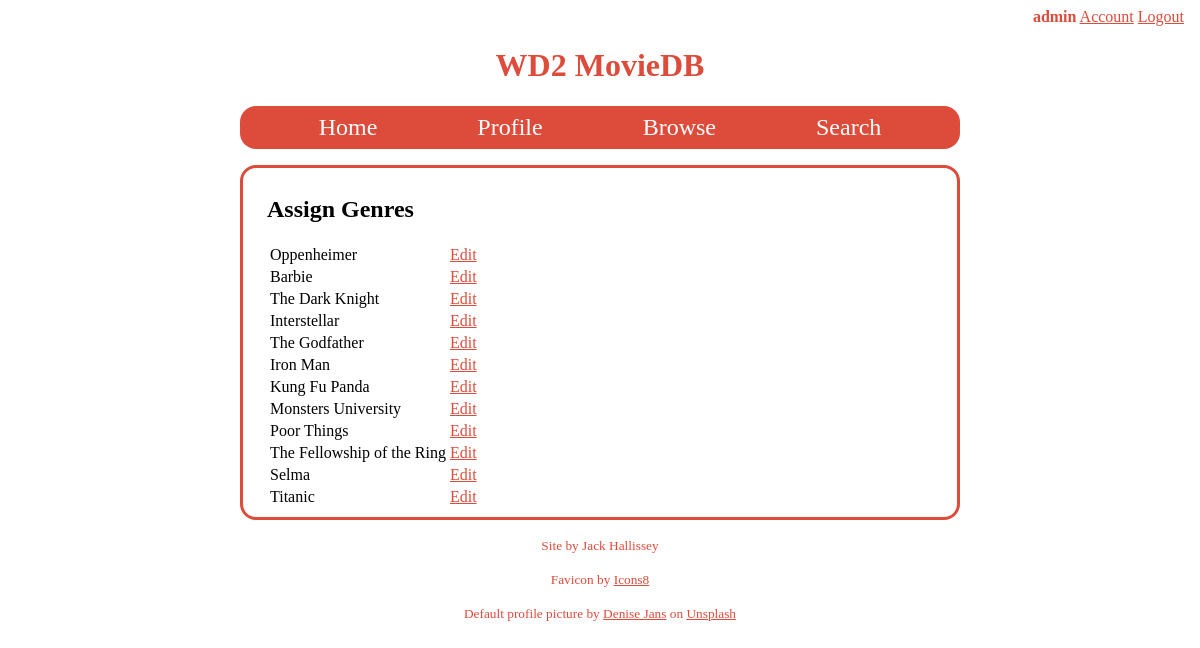
The app's page /admin/assign_genres (signed in) with its own data.
### tables this page shows
CREATE TABLE users (
    username TEXT PRIMARY KEY,
    password TEXT NOT NULL,
    admin INTEGER NOT NULL
);

CREATE TABLE movies (
    id INTEGER PRIMARY KEY AUTOINCREMENT,
    title TEXT NOT NULL,
    synopsis TEXT,
    date INTEGER NOT NULL,
    runtime INTEGER NOT NULL,
    poster TEXT NOT NULL,
    poster_src TEXT
);

### app.py (the view)
@app.route("/admin/assign_genres")
@login_required
@admin_tools
def assign_genres_options():
    db = g.db
    movies = db.execute("SELECT * FROM movies").fetchall()
    return render_template("admin/assign_genres_options.html", movies=movies, title="Assign Genres")

### app.py (called while the page is built)
@app.before_request
def get_username():
    g.user = session.get("username", None)

def login_required(view):
    @wraps(view)
    def wrapped_view(*args, **kwargs):
        if g.user is None:
            return redirect( url_for("login", next=request.url) )
        return view(*args, **kwargs)
    return wrapped_view

def admin_tools(view):
    @wraps(view)
    def wrapped_view(*args, **kwargs):
        db = get_db()
        user = db.execute("SELECT * FROM users WHERE username = ?", (g.user,)).fetchone()
        if user["admin"] == 0:
            return render_template("error.html", error="This page is for administrators only.", title="Admin Only")
        return view(*args, **kwargs)
    return wrapped_view

### database.py (called while the page is built)
def get_db():
    if "db" not in g:
        g.db = sqlite3.connect(DATABASE,
            detect_types=sqlite3.PARSE_DECLTYPES
        )
        g.db.row_factory = sqlite3.Row
    return g.db

### templates/admin/assign_genres_options.html
{% extends "base.html" %}
{% block main_content %}
<main>
    <h2>Assign Genres</h2>
    <table>
        {% for movie in movies %}
            <tr>
                <td>{{ movie['title'] }}</th>
                <td><a href="{{ url_for('assign_genres', movie_id=movie['id']) }}" class="highlight">Edit</a></td>
            </tr>
        {% endfor %}
    </table>
</main>
{% endblock %}

### templates/base.html (shortened to what this page needs)
<!DOCTYPE html>
<html lang="en">
<head>
    <link rel="stylesheet" href="{{ url_for('static', filename='styles.css') }}">
</head>
<body>
    <header>
        <nav>
            {% if g.user %}
                <b>{{ g.user }}</b>
                <a href="{{ url_for('account') }}">Account</a>
                <a href="{{ url_for('logout') }}">Logout</a>
            {% else %}
                <a href="{{ url_for('login')}}">Login</a>
                <a href="{{ url_for('register') }}">Register</a>
            {% endif %}
        </nav>
        <h1>WD2 MovieDB</h1>
        <nav>
            <a href="{{ url_for('index') }}">Home</a>
            {% if g.user %}
                <a href="{{ url_for('user_page', username=g.user) }}">Profile</a>
            {% else %}
                <a href="{{ url_for('login', next='profile') }}">Profile</a>
            {% endif %}
            <a href="{{ url_for('browse') }}">Browse</a>
            <a href="{{ url_for('search') }}">Search</a>
        </nav>
    </header>
    {% block main_content %}
    {% endblock %}
    <footer>
        <p>
            <small>Site by Jack Hallissey</small>
        </p>
        <p>
            <small>Favicon by <a href="https://icons8.com/icon/7VHKA0VglCRf/movie" target="_blank">Icons8</a></small>
        </p>
        <p>
            <small>Default profile picture by <a href="https://unsplash.com/@dmjdenise?utm_content=creditCopyText&utm_medium=referral&utm_source=unsplash" target="_blank">Denise Jans</a> on <a href="https://unsplash.com/photos/photography-of-camera-reel-film-9lTUAlNB87M?utm_content=creditCopyText&utm_medium=referral&utm_source=unsplash" target="_blank">Unsplash</a></small>
        </p>
    </footer>
</body>
</html>

### static/styles.css (style rules this page uses)
body { margin: 0; }
header, footer { text-align: center; }
header h1 { color: #DD4B3B; }
nav:first-child { padding: 0.5em 1em 0 0; text-align: right; color: #DD4B3B; }
nav:first-child a { color: #DD4B3B; }
nav:nth-child(3) { border-radius: 16px; margin: 0 15em; padding: 0.5em 0; background-color: #DD4B3B; text-align: center; }
nav:nth-child(3) a { padding: 0.5em 2em; color: white; font-size: 1.5em; text-decoration: none; transition: all 0.3s linear 0s; }
main { border-radius: 16px; border: 3px solid #DD4B3B; margin: 1em 15em; padding: 0.5em 1.5em; }
footer * { color: #DD4B3B; }
.highlight { color: #DD4B3B; }

### records on screen
users: user "admin"
movies: title "Oppenheimer"
movies: title "Barbie"
movies: title "The Dark Knight"
movies: title "Interstellar"
movies: title "The Godfather"
movies: title "Iron Man"
movies: title "Kung Fu Panda"
movies: title "Monsters University"
movies: title "Poor Things"
movies: title "The Fellowship of the Ring"
movies: title "Selma"
movies: title "Titanic"
